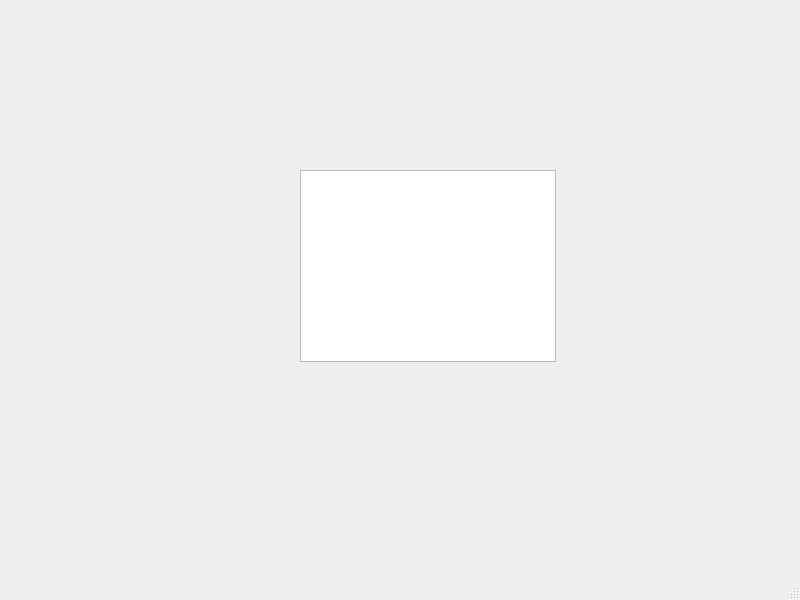
<?xml version="1.0" encoding="UTF-8"?>
<ui version="4.0">
 <class>MainWindow</class>
 <widget class="QMainWindow" name="MainWindow">
  <property name="geometry">
   <rect>
    <x>0</x>
    <y>0</y>
    <width>800</width>
    <height>600</height>
   </rect>
  </property>
  <property name="windowTitle">
   <string>MainWindow</string>
  </property>
  <widget class="QWidget" name="centralwidget">
   <widget class="QListWidget" name="listWidget">
    <property name="geometry">
     <rect>
      <x>300</x>
      <y>170</y>
      <width>256</width>
      <height>192</height>
     </rect>
    </property>
    <property name="alternatingRowColors">
     <bool>true</bool>
    </property>
   </widget>
  </widget>
  <widget class="QMenuBar" name="menubar">
   <property name="geometry">
    <rect>
     <x>0</x>
     <y>0</y>
     <width>800</width>
     <height>21</height>
    </rect>
   </property>
  </widget>
  <widget class="QStatusBar" name="statusbar"/>
 </widget>
 <resources/>
 <connections/>
</ui>
